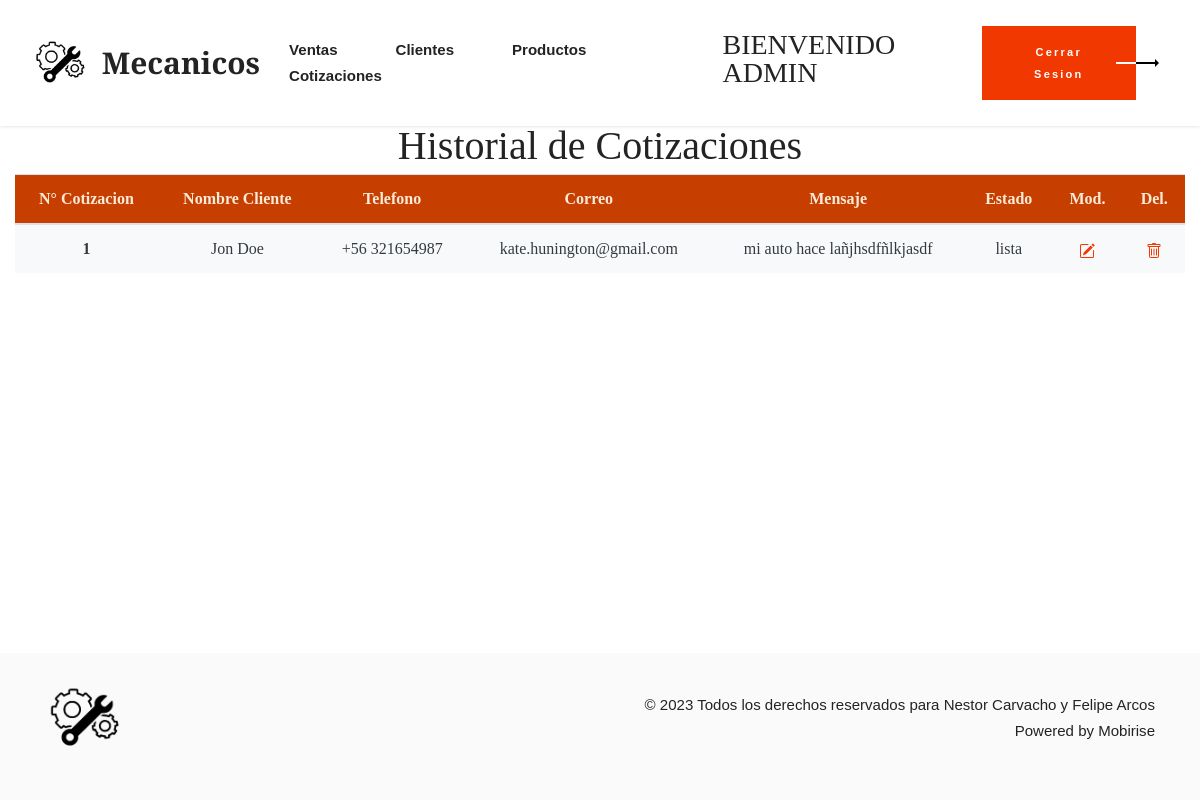
The app's page /vistaAdminCotizacion/ (signed in) with its own data.
### mecanicosDuoc/models.py (models this page shows, shortened)
class Cotizacion(models.Model):
    id_cotizacion = models.AutoField(primary_key=True,
                                     verbose_name='id Cotizacion')
    nombre = models.CharField(max_length=80,
                              verbose_name='Nombre Cliente')
    telefono = models.IntegerField(verbose_name='Fono Cliente')
    rut = models.CharField(max_length=12,
                           verbose_name='Rut')
    correo = models.CharField(max_length=80,
                              verbose_name='Correo')
    mensaje = models.TextField(max_length=255,
                               verbose_name='Mensaje Cotizacion')
    estado = models.CharField(max_length=80,
                              verbose_name='Estado Cotizacion',
                              default='Sin Revisar')

### mecanicosDuoc/views.py (the view)
# urls.py: path("vistaAdminCotizacion/", vistaAdminCotizacion, name="vistaAdminCotizacion"),
@login_required
@permission_required('auth.view_user')
def vistaAdminCotizacion(request):
    cotizacion = Cotizacion.objects.all()
    datos = {
        'cotizacion': cotizacion
    }
    return render(request, 'core/vistaAdminCotizacion.html', {**datos})

### mecanicosDuoc/Context_proceso.py (called while the page is built)
def total_carrito(request):
    total = 0
    if request.user.is_authenticated:
        if "carrito" in request.session.keys():
            for key, value in request.session["carrito"].items():
                total += int(value["Precio"])*int(value["Cantidad"])
    return {"total_carrito": total}

### mecanicosDuoc/templates/core/vistaAdminCotizacion.html (shortened to what this page needs)
{% load static %}
<!DOCTYPE html>
<html class="desktop mbr-site-loaded">
<head>
	<link rel="stylesheet" href="{% static 'core/css/assets/style_icons.css'%}">
	<link rel="stylesheet" href="{% static 'core/css/assets/tether.min.css'%}">
	<link rel="stylesheet" href="{% static 'core/css/assets/bootstrap.min.css'%}">
	<link rel="stylesheet" href="{% static 'core/css/assets/bootstrap-grid.min.css'%}">
	<link rel="stylesheet" href="{% static 'core/css/assets/bootstrap-reboot.min.css'%}">
	<link rel="stylesheet" href="{% static 'core/css/dropdown/style.css'%}">
	<link rel="stylesheet" href="{% static 'core/css/animatecss/animate.css'%}">
	<link rel="stylesheet" href="{% static 'core/css/formstyler/jquery.formstyler.css'%}">
	<link rel="stylesheet" href="{% static 'core/css/formstyler/jquery.formstyler.theme.css'%}">
	<link rel="stylesheet" href="{% static 'core/css/datepicker/jquery.datetimepicker.min.css'%}">
	<link rel="stylesheet" href="{% static 'socicon/css/styles.css'%}">
	<link rel="stylesheet" href="{% static 'theme/css/style.css'%}">
	<link rel="stylesheet" href="{% static 'mobirise/css/mbr-additional.css'%}" type="text/css">
</head>
<body>
	<section class="menu menu1 cid-seJOMQZcpE" once="menu" id="menu1-0" data-sortbtn="btn-primary">
		<nav class="navbar navbar-dropdown navbar-expand-lg">
			<div class="container-fluid">
				<div class="collapse navbar-collapse justify-content-between w-100" id="navbarSupportedContent">
					<div class="navbar-brand d-lg-flex d-none">
						<span class="navbar-logo">
							<a href="{% url 'vistaAdminClientes' %}">
								<img src="{% static 'core/img/logobueno.png' %}" alt="" style="height: 3rem;">
							</a>
						</span>
						<span class="navbar-caption-wrap"><a class="navbar-caption text-black display-5"
								href="{% url 'vistaAdminClientes' %}">Mecanicos</a></span>
					</div>
					<ul class="navbar-nav nav-dropdown" data-app-modern-menu="true">
						<li class="nav-item"><a class="nav-link link text-black mbr-semibold text-primary display-7"
							href="{% url 'vistaAdminVentas' %}">Ventas</a></li>
						<li class="nav-item"><a class="nav-link link text-black mbr-semibold text-primary display-7"
								href="{% url 'vistaAdminClientes' %}">Clientes</a>
						</li>
						<li class="nav-item"><a class="nav-link link text-black mbr-semibold text-primary display-7"
								href="{% url 'vistaAdminProductos' %}">Productos</a></li>
						<li class="nav-item"><a class="nav-link link text-black mbr-semibold text-primary display-7"
								href="{% url 'vistaAdminCotizacion' %}">Cotizaciones</a></li>
					</ul>
					<h3>BIENVENIDO {{user.username | upper}}</h3>
					<div class="d-flex align-items-center justify-content-center flex-column flex-sm-row">
						<div class="navbar-buttons mbr-section-btn"><a class="btn btn-primary display-4"
								href="{% url 'logout' %}" id="modalbtn">
								Cerrar Sesion</a></div>
					</div>
				</div>
			</div>
		</nav>
	</section>
	<section class="align-items-center">
		<div class="row-10 text-center">
			<div class="col-12">
				<h1>Historial de Cotizaciones</h1>
				<table class="table" id="tablaCotizaciones">
					<thead style="background-color: rgb(199, 63, 0); color: antiquewhite">
						<tr>
							<th scope="col">N° Cotizacion</th>
							<th scope="col">Nombre Cliente</th>
							<th scope="col">Telefono</th>
							<th scope="col">Correo</th>
							<th scope="col">Mensaje</th>
							<th scope="col">Estado</th>
							<th scope="col">Mod.</th>
							<th scope="col">Del.</th>
						</tr>
					</thead>
					<tbody>
						{% for coti in cotizacion %}
						<tr class="{% cycle 'bg-light text-dark' 'bg-white text-dark' %}">
							<th scope="col">{{coti.id_cotizacion}}</th>
							<td scope="col">{{coti.nombre}}</td>
							<td scope="col">+56 {{coti.telefono}}</td>
							<td scope="col">{{coti.correo}}</td>
							<td scope="col">{{coti.mensaje}}</td>
							<td scope="col">{{coti.estado}}</td>
							<td scope="col">
								<a href="{% url 'cotizacion_modificar' id_cotizacion=coti.id_cotizacion %}">
								</a>
							</td>
							<td scope="col">
								<a href="{% url 'cotizacion_delete' id_cotizacion=coti.id_cotizacion %}">
								</a>
							</td>
						</tr>
						{% endfor %}
					</tbody>
				</table>
			</div>
		</div>
	</section>
	<footer class="footer1 cid-seJPkxJz4T" once="footers" id="footer1-9" data-sortbtn="btn-primary">
		<div class="container">
			<div class="media-container-row">
				<div class="footer-logo">
					<a href="#" class="">
						<img src="{% static 'core/img/logobueno.png'%}" alt="" style="width: 5rem;">
					</a>
				</div>
				<p class="mbr-text mb-0 mbr-fonts-style row-copyright mbr-dark align-center display-7">
					© 2023 Todos los derechos reservados para Nestor Carvacho y Felipe Arcos <br>Powered by Mobirise
				</p>
			</div>
		</div>
	</footer>
</body>
</html>

### mecanicosDuoc/static/core/css/dropdown/style.css (style rules this page uses)
.navbar-dropdown { left: 0; padding: 0; position: absolute; right: 0; top: 0; transition: all 0.45s ease; z-index: 1030; background: #282828; }
.navbar-dropdown .navbar-logo { margin-right: 0.8rem; transition: margin 0.3s ease-in-out; vertical-align: middle; }
.navbar-dropdown .navbar-logo img { height: 3.125rem; transition: all 0.3s ease-in-out; }
.navbar-dropdown .navbar-caption { font-weight: 700; white-space: normal; vertical-align: -4px; line-height: 3.125rem !important; }
.navbar-dropdown .navbar-caption, .navbar-dropdown .navbar-caption:hover { color: inherit; text-decoration: none; }
.navbar-dropdown .navbar-brand span { vertical-align: -4px; }
.nav-dropdown { font-size: 0.75rem; font-weight: 500; height: auto !important; }
.nav-dropdown .link { margin: 0.667em 1.667em; font-weight: 500; padding: 0; transition: color 0.2s ease-in-out; }
.nav-dropdown .link::after, .nav-dropdown .dropdown-item::after { color: inherit; }

### mecanicosDuoc/static/theme/css/style.css (style rules this page uses)
section { background-color: #ffffff; }
body { font-style: normal; line-height: 1.5; font-weight: 400; color: #232323; position: relative; }
section, .container, .container-fluid { position: relative; word-wrap: break-word; }
a { font-style: normal; font-weight: 400; cursor: pointer; }
a, a:hover { text-decoration: none; }
.mbr-text { font-style: normal; line-height: 1.7; }
h1, h2, h3, h4, h5, h6, .display-1, .display-2, .display-4, .display-5, .display-7, span, p, a { line-height: 1; word-break: break-word; word-wrap: break-word; font-weight: 400; }
section { background-position: 50% 50%; background-repeat: no-repeat; background-size: cover; }
.align-center { text-align: center; }
.mbr-semibold { font-weight: 500; }
.media-container-row { display: flex; flex-direction: row; flex-wrap: wrap; justify-content: center; align-content: center; align-items: start; }
@media (min-width: 992px) { .media-container-row { flex-wrap: nowrap; } }
img, iframe { display: block; width: 100%; }
.mbr-section-btn { margin-left: -0.6rem; margin-right: -0.6rem; font-size: 0; }
.btn { letter-spacing: 2.2px; font-weight: 600; border-width: 0px; border-radius: 0; font-style: normal; margin: 0.6rem 2rem 0.6rem 0.6rem; white-space: normal; transition: all 0.2s ease-in-out; display: inline-flex; align-items: center; justify-content: center; word-break: break-word; }
nav .mbr-section-btn { margin-left: 0rem; margin-right: 0rem; }
.menu .navbar-brand { display: -webkit-flex; }
.menu .navbar-brand span { display: flex; display: -webkit-flex; }
.menu .navbar-brand .navbar-caption-wrap { display: -webkit-flex; }
.menu .navbar-brand .navbar-logo img { display: -webkit-flex; }
@media (min-width: 992px) { .menu .navbar-nav.nav-dropdown { display: -webkit-flex; } }
.navbar { display: -webkit-flex; -webkit-flex-wrap: wrap; -webkit-align-items: center; -webkit-justify-content: space-between; }
.navbar-collapse { -webkit-flex-basis: 100%; -webkit-flex-grow: 1; -webkit-align-items: center; }
.nav-dropdown .link { padding: 0.667em 1.667em !important; margin: 0 !important; }
.justify-content-center { -webkit-justify-content: center; }
html, body { height: auto; min-height: 100vh; }
ul, ol, pre, blockquote { margin-bottom: 2.3125rem; }
@media (min-width: 768px) { .container-fluid { padding-left: 32px; padding-right: 32px; } }

### records on screen
Cotizacion: id_cotizacion "1", nombre "Jon Doe", telefono "321654987", correo "kate.hunington@gmail.com", mensaje "mi auto hace lañjhsdfñlkjasdf", estado "lista"

### other values on screen
{{ user.username | upper }} "ADMIN"
